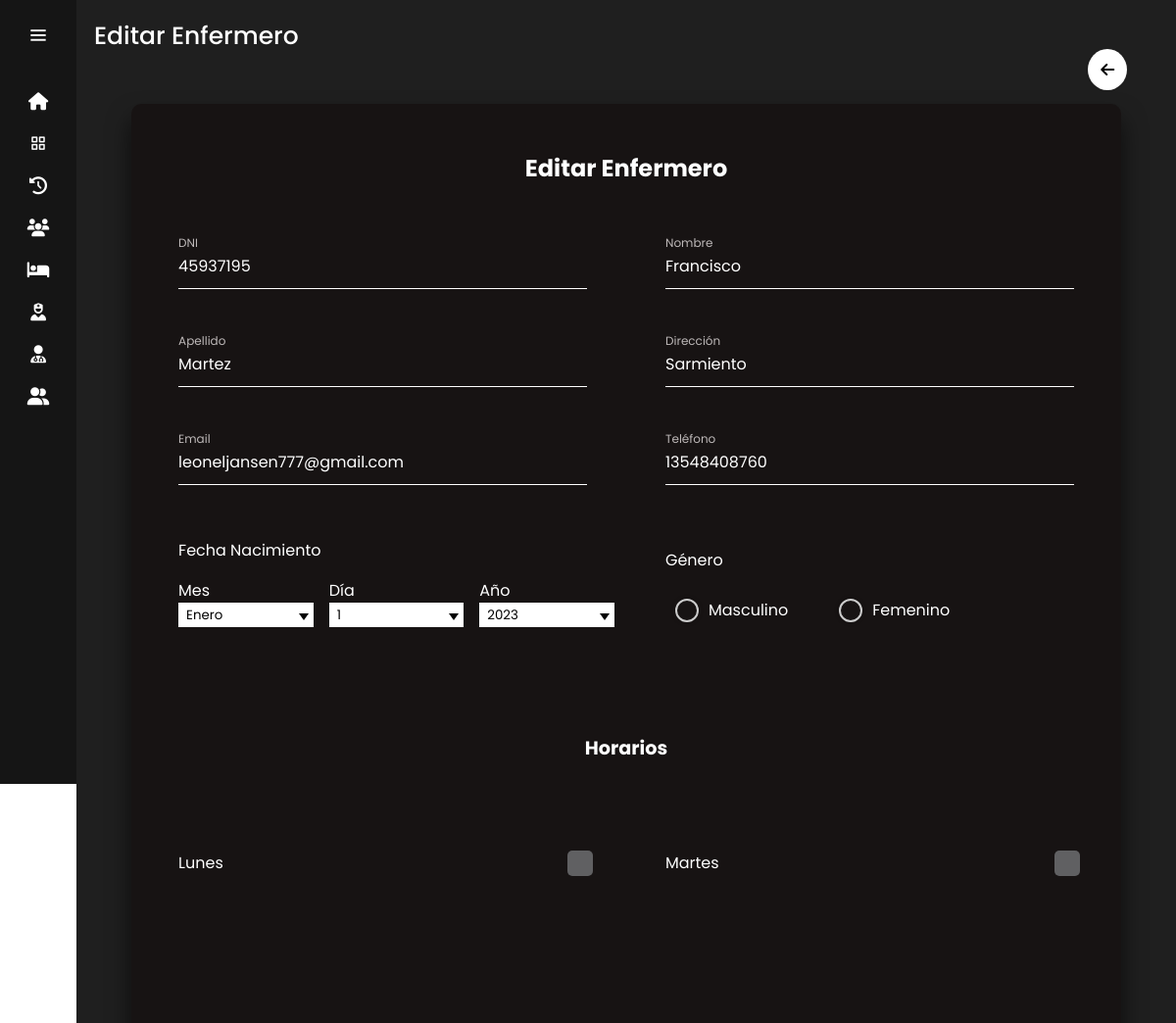
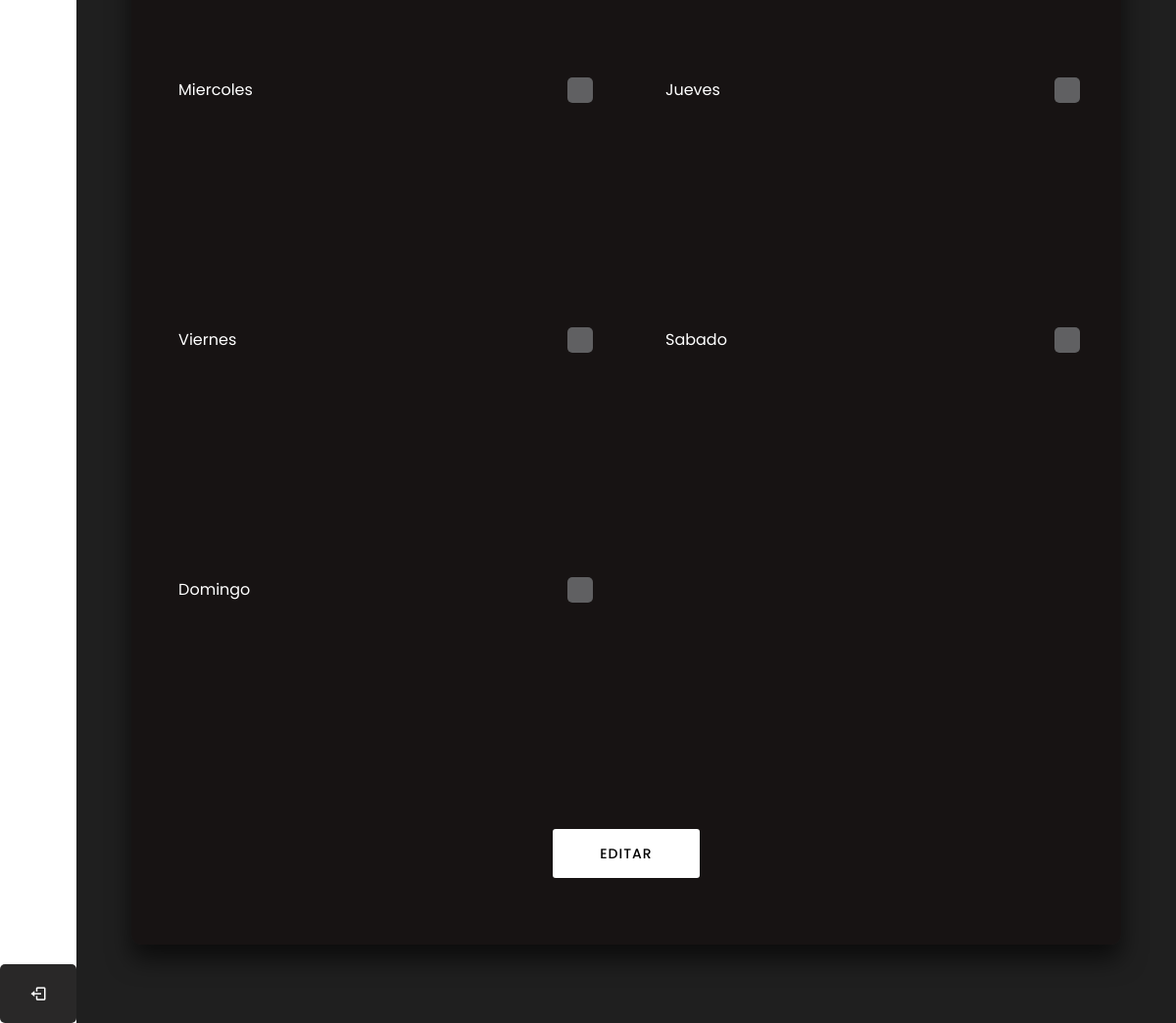
Screenshot of /editar_enfermero/1/ (signed in) with the database file from the repository (2 pictures, top to bottom).
### sitio/models.py (models this page shows)
class Enfermeros(models.Model):
    DNI = models.CharField(max_length=8)
    nombre = models.CharField(max_length=255)
    apellido = models.CharField(max_length=255)
    direccion = models.TextField()
    email = models.EmailField()
    fecha_nacimiento=models.DateField()
    genero=models.CharField(max_length=12, default='masculino')
    telefono = models.CharField(max_length=12)
    lunesMI = models.TimeField(null=True)
    lunesMF = models.TimeField(null=True)
    lunesTI = models.TimeField(null=True)
    lunesTF = models.TimeField(null=True)
    martesMI = models.TimeField(null=True)
    martesMF = models.TimeField(null=True)
    martesTI = models.TimeField(null=True)
    martesTF = models.TimeField(null=True)
    miercolesMI = models.TimeField(null=True)
    miercolesMF = models.TimeField(null=True)
    miercolesTI = models.TimeField(null=True)
    miercolesTF = models.TimeField(null=True)
    juevesMI = models.TimeField(null=True)
    juevesMF = models.TimeField(null=True)
    juevesTI = models.TimeField(null=True)
    juevesTF = models.TimeField(null=True)
    viernesMI = models.TimeField(null=True)
    viernesMF = models.TimeField(null=True)
    viernesTI = models.TimeField(null=True)
    viernesTF = models.TimeField(null=True)
    sabadoMI = models.TimeField(null=True)
    sabadoMF = models.TimeField(null=True)
    sabadoTI = models.TimeField(null=True)
    sabadoTF = models.TimeField(null=True)
    domingoMI = models.TimeField(null=True)
    domingoMF = models.TimeField(null=True)
    domingoTI = models.TimeField(null=True)
    domingoTF = models.TimeField(null=True)

### sitio/views.py (the view, shortened to what this page needs)
# urls.py: path('editar_enfermero/<int:enfermero_id>/',login_required(views.editar_enfermero),name='editar_enfermero'),
@user_passes_test(is_medico_admin)
def editar_enfermero (request,enfermero_id):
    enfermeros=get_object_or_404(Enfermeros,id=enfermero_id)
    return render(request, 'editar_enfermero.html',{'enfermeros': enfermeros})

### sitio/views.py (called while the page is built)
def is_medico_admin(user):
    return (
        user.groups.filter(name='Médico').exists() or
        user.groups.filter(name='ADMIN').exists()
    )

### sitio/templates/editar_enfermero.html (shortened to what this page needs)
{% extends 'layouts/nav.html' %}
{% load static %}
{% block content %}
<head>
    <link rel="stylesheet" href="{% static '/styles/agregar_editar_medicos_enfermeros_styles.css' %}">
</head>
    <div class="text">Editar Enfermero</div>
    <div class="btn_volver">
        <a href="javascript:history.back(-1)"><i class="fa-solid fa-arrow-left"></i></a>
    </div>
    <div class="container_agregar_medico_enfermero">
        <form class="form_agregar_medico_enfermero" action="" method="post">
            <h2 class="tit_form_agregar_medico_enfermero">Editar Enfermero</h2>
            <div class="user-box">
                <input type="text" value="{{ enfermeros.DNI }}"  maxlength="8" name="dni" required id="dni">
                <label class="label_input">DNI</label>
            </div>
            <div class="user-box">
                <input type="text" value="{{ enfermeros.nombre }}" name="nombre" id="nombreInput" maxlength="50" required>
                <label class="label_input">Nombre</label>
            </div>
            <div class="user-box">
                <input type="text" value="{{ enfermeros.apellido }}" name="apellido" id="apellidoInput" maxlength="50" required>
                <label class="label_input">Apellido</label>
            </div>
            <div class="user-box">
                <input type="textarea" value="{{ enfermeros.direccion }}" id="direccionInput" name="direccion" maxlength="200" required>
                <label class="label_input" >Dirección</label>
            </div>
            <div class="user-box email">
                <input type="email" value="{{ enfermeros.email }}" name="email" required="">
                <label class="label_input">Email</label>
            </div>
            <div class="user-box telefono">
                <input type="tel" value="{{ enfermeros.telefono }}" id="telefonoInput" name="telefono" required>
                <label class="label_input">Teléfono</label>
            </div>
            <div class="fec_nac">
                <label class="label_fec">Fecha Nacimiento</label>
                <div class="container_fec_nac">
                    <div class="mes_fec_nac">
                        <label class="label_fec">Mes</label>
                        <div class="select">
                            {% with enfermeros.fecha_nacimiento|date:"m" as mes %}
                            <select id="mes" name="mes" onchange="ocultarHorasAnteriores('lunes_manana1', 'lunes_manana2')">
                                <option value="1" {% if mes == "01" %}selected{% endif %}>Enero</option>
                            </select>
                            {% endwith %}
                        </div>
                    </div>
                    <div class="dia_fec_nac">
                        <label class="label_fec">Día</label>
                        <div class="select">
                            <select id="diaSelect" name="dia" onchange="ocultarHorasPoseriores('lunes_manana2', 'lunes_manana1')">
                                {% with enfermeros.fecha_nacimiento|date:"d" as dia %}
                                <option value="1" {% if dia == "01" %}selected{% endif %}>1</option>
                            </select>
                            {% endwith %}
                        </div>
                    </div>
                    <div class="ano_fec_nac">
                        <label class="label_fec">Año</label>
                        <div class="select">
                            {% with enfermeros.fecha_nacimiento|date:"Y" as año %}
                            <select id="ano" name="ano">
                            </select>
                            {% endwith %}
                        </div>
                    </div>
                </div>
            </div>
            <div class="genero user-box">
                <div>
                    <label class="label_input">Género</label>
                </div>
                <div class="radios">
                    <label class="radio-button">
                        <span class="radio"></span>
                        Masculino
                    </label>
                    <label class="radio-button">
                        <span class="radio"></span>
                        Femenino
                    </label>
                </div>
            </div>
            <div class="horario">
                <h3 class="tit_horario">Horarios</h3>
                <div class="dias_semana checkbox_dropdowns">
                    <div class="txt_chk_dropdown">
                        <label class="label_fijo">Lunes</label>
                        <label class="checkbox_dropdown_container">
                            <div class="chk_dropdown"></div>
                        </label>
                    </div>
                </div>
                <div class="dias_semana checkbox_dropdowns">
                    <div class="txt_chk_dropdown">
                        <label class="label_fijo">Martes</label>
                        <label class="checkbox_dropdown_container">
                            <div class="chk_dropdown"></div>
                        </label>
                    </div>
                </div>
                <div class="dias_semana checkbox_dropdowns">
                    <div class="txt_chk_dropdown">
                        <label class="label_fijo">Miercoles</label>
                        <label class="checkbox_dropdown_container">
                            <div class="chk_dropdown"></div>
                        </label>
                    </div>
                </div>
                <div class="dias_semana checkbox_dropdowns">
                    <div class="txt_chk_dropdown">
                        <label class="label_fijo">Jueves</label>
                        <label class="checkbox_dropdown_container">
                            <div class="chk_dropdown"></div>
                        </label>
                    </div>
                </div>
                <div class="dias_semana checkbox_dropdowns">
                    <div class="txt_chk_dropdown">
                        <label class="label_fijo">Viernes</label>
                        <label class="checkbox_dropdown_container">
                            <div class="chk_dropdown"></div>
                        </label>
                    </div>
                </div>
                <div class="dias_semana checkbox_dropdowns">
                    <div class="txt_chk_dropdown">
                        <label class="label_fijo">Sabado</label>
                        <label class="checkbox_dropdown_container">
                            <div class="chk_dropdown"></div>
                        </label>
                    </div>
                </div>
                <div class="dias_semana checkbox_dropdowns">
                    <div class="txt_chk_dropdown">
                        <label class="label_fijo">Domingo</label>
                        <label class="checkbox_dropdown_container">
                            <div class="chk_dropdown"></div>
                        </label>
                    </div>
                </div>
            </div>
            <div class="button_agregar_medico_enfermero">
                <button><span></span><p data-start="good luck!" data-text="ENFERMERO!" data-title="EDITAR"></p></button>
            </div>
        </form>
    </div>
{% endblock %}

### sitio/static/Styles/nav_styles.css (style rules this page uses)
body { position: relative; }
:root { --color-default:#151515; --color-second:#292828; --color-white:#fff; --color-body:#1F1F1F; --color-light:#e0e0e0; --color-text:#fff; }
* { padding: 0%; margin: 0%; box-sizing: border-box; font-family: 'Poppins', sans-serif; }
body { min-height: 100vh; }
.home-section .text { display: inline-block; color:var(--color-text); font-size: 25px; font-weight: 500; margin: 18px; }
.btn_volver { color: black; background-color: white; padding: .8em; border-radius: 100%; position: absolute; top: 50px; right: 50px; }
.btn_volver a { color: black; text-decoration: none; }

### rows the page displays
Enfermeros: dni "45937195", nombre "Francisco", apellido "Martez", direccion "Sarmiento", email "leoneljansen777@gmail.com", telefono "13548408760"
